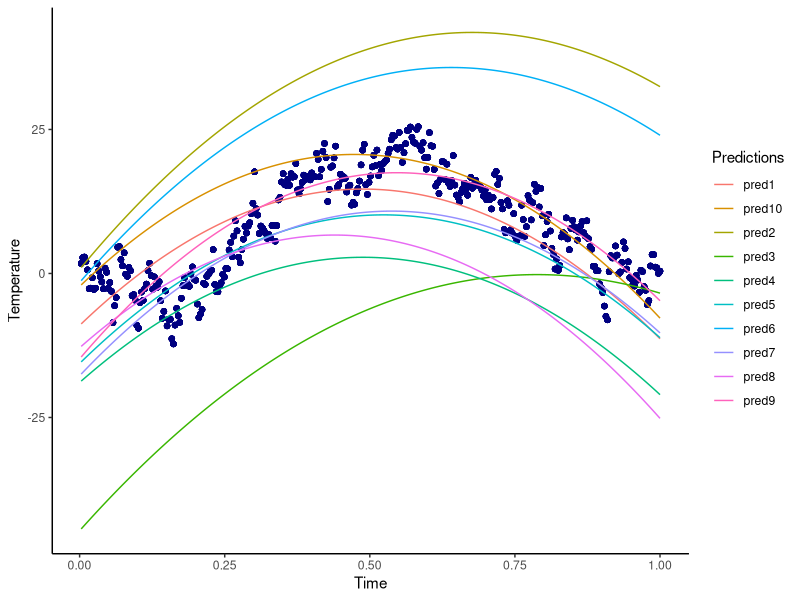
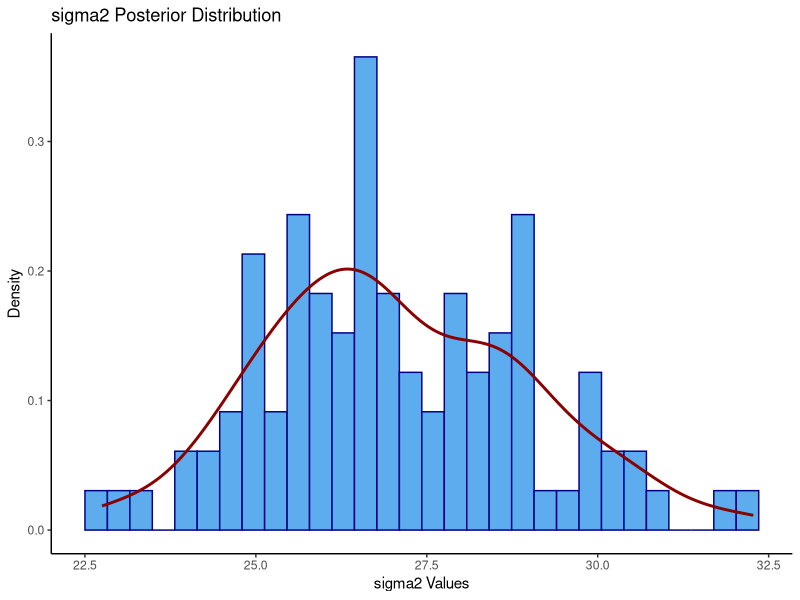
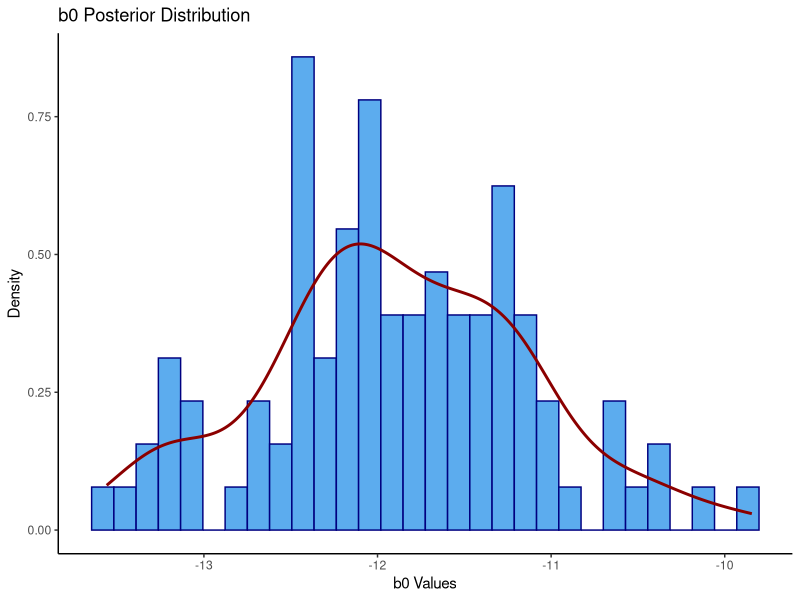
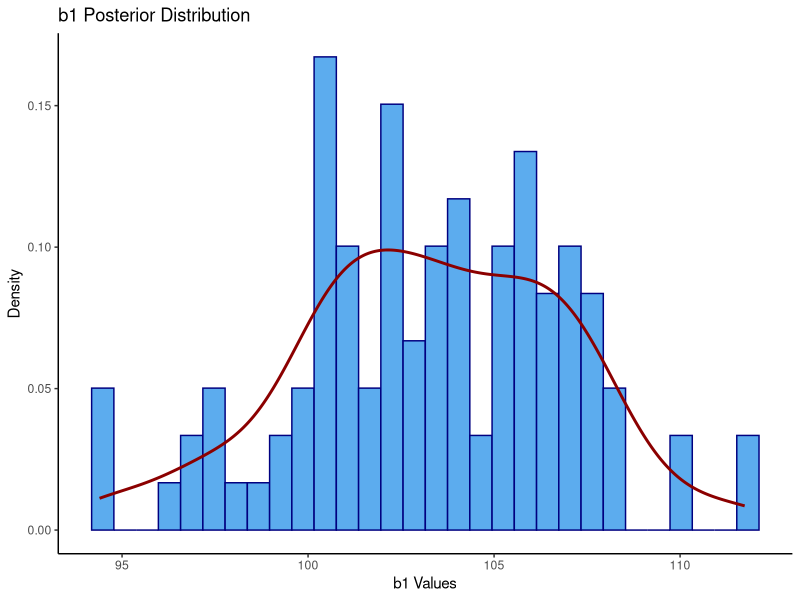
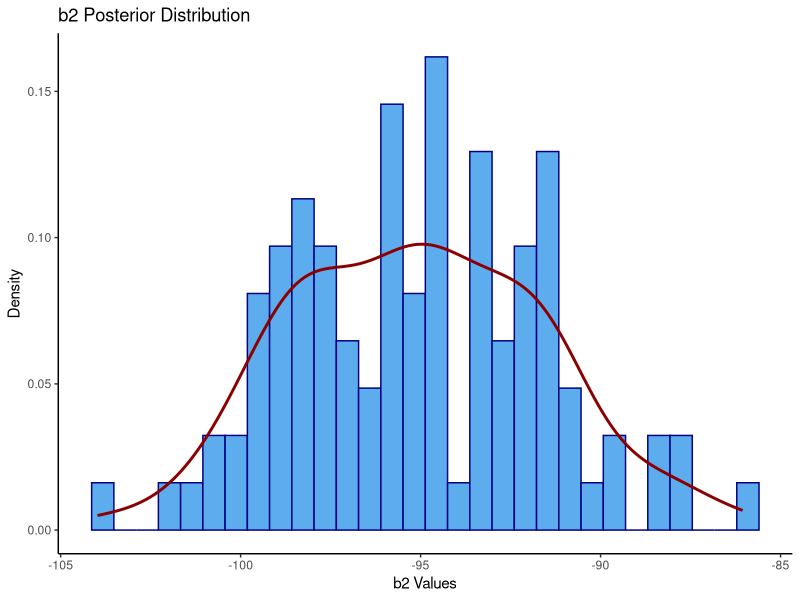
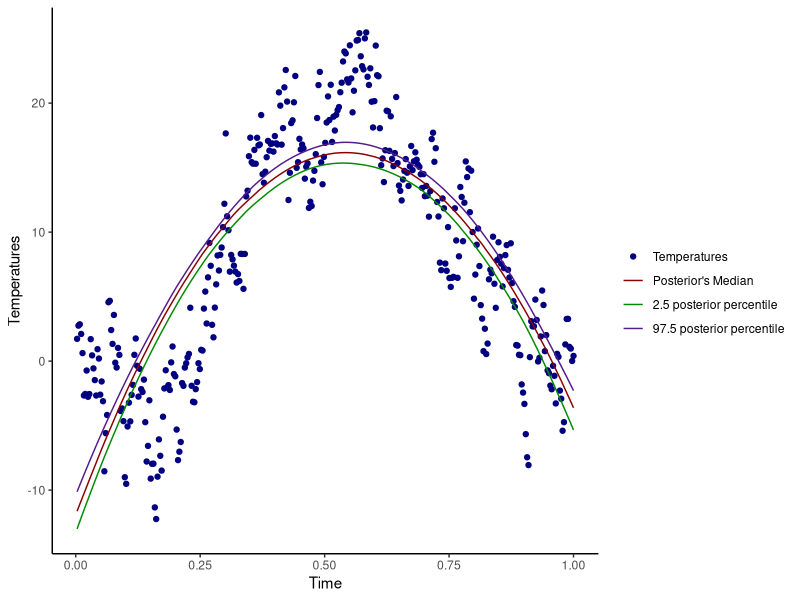

R code for these plots, in order:
## ---- chunk 1
knitr::opts_chunk$set(echo = TRUE)
knitr::opts_chunk$set(tidy.opts = list(width.cutoff = 60), tidy = TRUE)
library(mvtnorm)
library(ggplot2)
library(tidyr)

## ---- chunk 2
#reading data
temperatures <- read.table("TempLambohov.txt",header = TRUE)

## ---- chunk 3
#given values
m_0 <- c(-10,100,-100)
omega_0 <- 0.02 * diag(3)
n_0 <- 3
sigma2_0 <- 2

## ---- chunk 4
set.seed(123456)

#number of draws
N <-10

#matrix to save b0, b1, b2 
b <- matrix(NA,nrow = N, ncol = length(m_0))

#matrix to save the predicted temperatures
pred_temp <- matrix(NA, nrow = N, ncol = nrow(temperatures))

for(i in 1:N){
    
    #Inv-x simulator from lab 1
    sigma2 <- n_0 * sigma2_0 / rchisq(1,n_0)
    
    #generate b0,b1,b2
    b[i,]<-rmvnorm(1,mean = m_0, sigma = sigma2*solve(omega_0))
    
    #quadratic regression model
    pred_temp[i,]<-b[i,1] + b[i,2]*temperatures$time + b[i,3]*(temperatures$time^2) + rnorm(1,0,sigma2)
}

## ---- chunk 5
#preparing data for plot

rownames(pred_temp) <- c("pred1","pred2","pred3","pred4","pred5","pred6","pred7","pred8","pred9","pred10")
pred_temp <- t(pred_temp)

plot_data <- cbind(temperatures,pred_temp)

plot_data <- pivot_longer(plot_data, c(3:12))
## ---- chunk 6
ggplot(plot_data)+
  geom_point(aes(x = time, y = temp), color = "navy") + 
  geom_line(aes(x = time, y = value, color = name)) +
  theme(legend.position="right") +
  guides(color=guide_legend("Predictions")) +
  xlab("Time") +
  ylab("Temperature") +
  theme_classic()
## ---- chunk 7
set.seed(123456)

#matrix with the times (1st collum with 1 because of the intercept)
X <- cbind(rep(1,nrow(temperatures)), temperatures$time, temperatures$time^2)
#vector with target values
y <- temperatures$temp
#calculate b hat
b_hat<-solve(t(X)%*%X)%*%t(X)%*%y

#number of samples
N <- 100

#matrix to store the beta values
b <- matrix(0,N,length(m_0)) 
#vector to store sigma2 values
sigma2 <- c()

for (i in 1:N){
  
  #calculate mu_n
  m_n <- solve( t(X) %*% X + omega_0 )%*%(t(X) %*% X %*% b_hat + omega_0 %*% m_0 )
  
  #calculate omega_n
  omega_n <- t(X) %*% X + omega_0
  
  #calculate n_n
  n_n <- n_0 + nrow(temperatures)
  
  #calculate sigma_n
  sigma2_n <- (n_0 * sigma2_0 + (t(y) %*% y + t(m_0) %*% omega_0 %*% m_0 - t(m_n) %*% omega_n %*% m_n))/n_n

  #Inv-x simulator from lab 1
  sigma2[i] <- n_n * sigma2_n / rchisq(1,n_n)
  
  #generate b0,b1,b2
  b[i,] <- rmvnorm(1,mean=m_n,sigma=sigma2[i]*solve(omega_n))
  
}

## ---- chunk 8
#df of sigma2 for plot
plot_df_sigma2 <- data.frame("sigma2" = sigma2)

#histogram of sigma2
ggplot(plot_df_sigma2, aes(x=sigma2)) +
  geom_histogram(bins = 30, color = "navy", fill = "steelblue2", aes(y=..density..)) +
  geom_density(colour = "red4", size = 1) +
  ggtitle("sigma2 Posterior Distribution") +
  xlab("sigma2 Values") +
  ylab("Density") +
  theme_classic()

## ---- chunk 9
#df of betas for plot
plot_df_b <- data.frame("b0" = b[,1], "b1" = b[,2], "b2" = b[,3])

## ---- chunk 10
#histogram of sigma2
ggplot(plot_df_b, aes(x=b0)) +
  geom_histogram(bins = 30, color = "navy", fill = "steelblue2", aes(y=..density..)) +
  geom_density(colour = "red4", size = 1) +
  ggtitle("b0 Posterior Distribution") +
  xlab("b0 Values") +
  ylab("Density") +
  theme_classic()

## ---- chunk 11
#histogram of sigma2
ggplot(plot_df_b, aes(x=b1)) +
  geom_histogram(bins = 30, color = "navy", fill = "steelblue2", aes(y=..density..)) +
  geom_density(colour = "red4", size = 1) +
  ggtitle("b1 Posterior Distribution") +
  xlab("b1 Values") +
  ylab("Density") +
  theme_classic()

## ---- chunk 12
#histogram of sigma2
ggplot(plot_df_b, aes(x=b2)) +
  geom_histogram(bins = 30, color = "navy", fill = "steelblue2", aes(y=..density..)) +
  geom_density(colour = "red4", size = 1) +
  ggtitle("b2 Posterior Distribution") +
  xlab("b2 Values") +
  ylab("Density") +
  theme_classic()

## ---- chunk 13
#Task 1b ii

#matrix to store the predicted values
pred_temp2 <- matrix(NA,nrow(b),nrow(temperatures))

#calculate the predicted values
for (i in 1:nrow(b)){
  pred_temp2[i,]<-b[i,1] + b[i,2]*temperatures$time + b[i,3]*(temperatures$time^2)
}

#calculate posterior's median for every value of time
post_median <- c()
for (i in 1:ncol(pred_temp2)){
  post_median[i] <- median(pred_temp2[,i])
}

#calculate the 2.5 and 97.5 posterior percentiles of f (time) 
intervals <- matrix(NA, nrow = 2, ncol = ncol(pred_temp2))
for(i in 1:ncol(pred_temp2)){
  intervals[,i] <- quantile(pred_temp2[,i], probs = c(0.025,0.975))
}

## ---- chunk 14
#df for plot
plot_df_1b2 <- data.frame("temperatures" = temperatures$temp,
                          "time" = temperatures$time,
                          "interval1" = intervals[1,],
                          "interval2" = intervals[2,],
                          "medians" = post_median)

#scatterplot of the temperatures & curve of the posterior median & curves for the 95% equal tail posterior probability intervals
ggplot(data = plot_df_1b2) +
  geom_point(aes(x = time, y = temperatures, color="navy")) +
  geom_line(aes(x =time, y = medians, color = "red4")) +
  geom_line(aes(x = time, y = interval1, color = "green4")) +
  geom_line(aes(x = time, y = interval2, color = "purple4")) +
  theme(legend.position="right") +
  scale_color_identity(guide = "legend",
                       name = "",
                       breaks=c("navy", "red4", "green4", "purple4"),
                       labels = c("Temperatures",
                                "Posterior's Median", 
                                "2.5 posterior percentile",
                                "97.5 posterior percentile")) +
  xlab("Time") +
  ylab("Temperatures") +
  theme_classic()

## ---- chunk 15
#Task 1c

#getting the time with the highest expected temperature by using the above expression
max_temp <- max(-b[,2]/(2*b[,3]))
